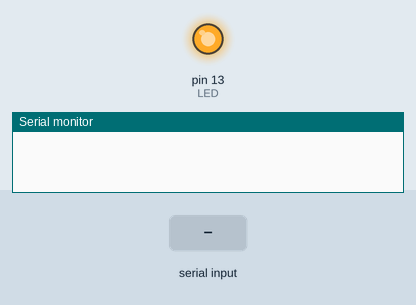
This sketch was run on a simulated Arduino Uno, built with avr-gcc and run on an emulated ATmega328P. Shown: output pins drawn as LEDs (lit = HIGH), the last lines printed to the serial monitor. The test bench sets the inputs (shaded band).

Above: at 1.2 s.
1.3 s: "1" received over Serial
At 2.5 s:
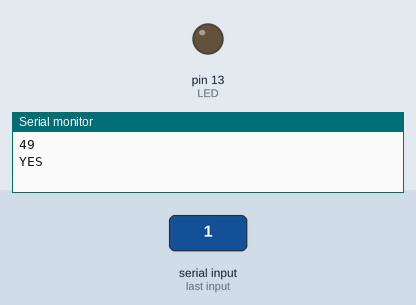
2.9 s: "0" received over Serial
At 3.7 s:
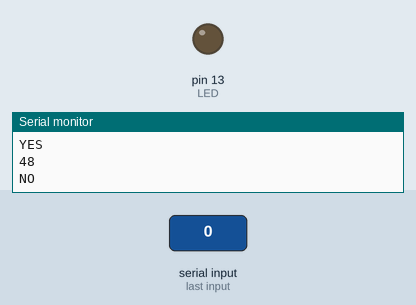
Timing chart, 0 to 5.9 s (numbered marks = the images above; inputs shaded):
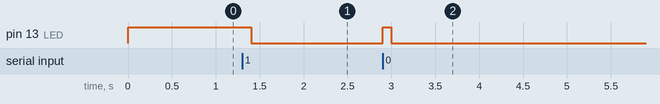

Measured:
- after the input at 1.3 s, pin 13 (LED): HIGH → LOW after 0.10 s
- after the input at 2.9 s, pin 13 (LED): LOW → HIGH at once, → LOW 0.10 s later

The sketch:

Bluetooth_with_arduino_serial.ino
```cpp
#define LED 13

int val;

void setup() {
  Serial.begin(9600);
  pinMode(LED, OUTPUT);
  digitalWrite(LED, HIGH);
}

void loop() {
  if (Serial.available()){
    val = Serial.read();
    digitalWrite(LED, HIGH);
    delay(100);
    digitalWrite(LED, LOW);
    delay(100);
    Serial.println(val);
    if(val == '1'){
      Serial.println("YES");
    }
    if(val == '0'){
      Serial.println("NO");
    }
  }

}
```
